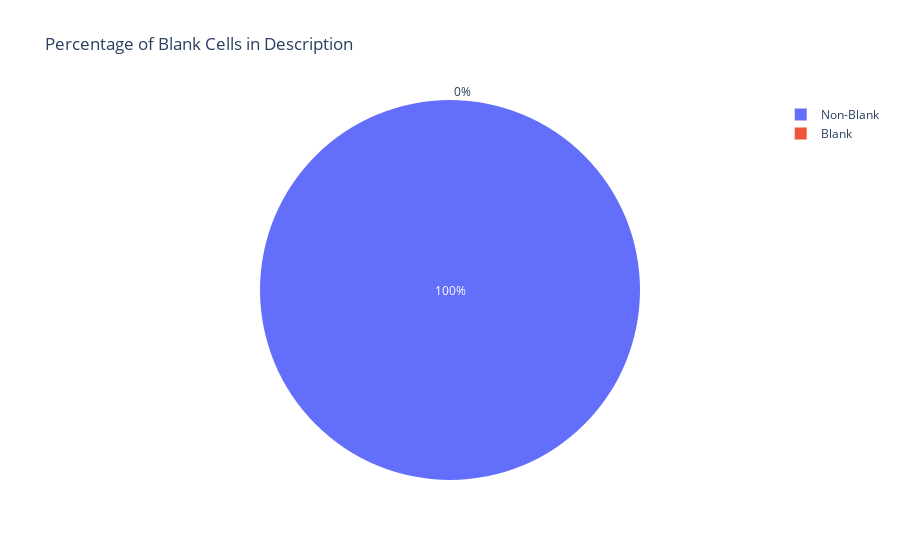

The code cell stored with this chart in its notebook:
### Code cell
blank_percentage = data['description'].isna().mean() * 100
non_blank_percentage = 100 - blank_percentage
fig = px.pie(
    names=['Blank', 'Non-Blank'],
    values=[blank_percentage, non_blank_percentage],
    title='Percentage of Blank Cells in Description'
)
fig.show()

### Figure 1 — Plotly figure (JSON) as saved in the notebook; plotly's stock layout.template omitted (floating-point values rounded to 4 significant figures)
{"data": [{"domain": {"x": [0, 1], "y": [0, 1]}, "hovertemplate": "label=%{label}<br>value=%{value}<extra></extra>", "labels": ["Blank", "Non-Blank"], "legendgroup": "", "name": "", "showlegend": true, "type": "pie", "values": [0, 100]}], "layout": {"legend": {"tracegroupgap": 0}, "title": {"text": "Percentage of Blank Cells in Description"}}}
